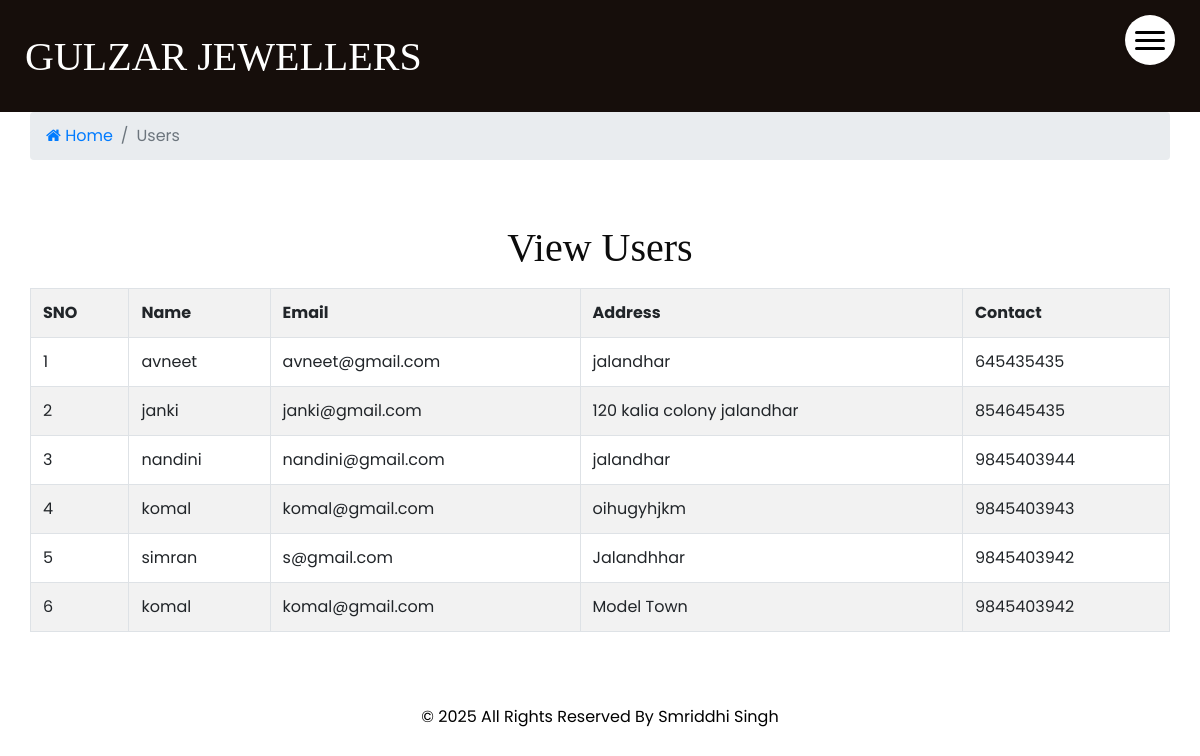
The app's page /viewuser.php (signed in) with its own data.
### tables this page shows
CREATE TABLE `user` (
  `id` int(9) NOT NULL,
  `name` varchar(200) NOT NULL,
  `email` varchar(200) NOT NULL,
  `password` varchar(100) NOT NULL,
  `address` longtext NOT NULL,
  `contact` bigint(10) NOT NULL,
  `status` varchar(200) NOT NULL DEFAULT 'active',
  `created_at` timestamp NOT NULL DEFAULT current_timestamp()
);

### viewuser.php (the view, shortened to what this page needs)
<?php
include("adminheader.php");
?>
<div class="breadcrumb-area">
        <div class="container">
            <div class="row">
                <div class="col-12">
                    <nav aria-label="breadcrumb">
                        <ol class="breadcrumb">
                            <li class="breadcrumb-item"><a href="adminindex.php"><i class="fa fa-home"></i> Home</a></li>
                            <li class="breadcrumb-item active" aria-current="page">Users</li>
                        </ol>
                    </nav>
                </div>
            </div>
        </div>
    </div>
<div class="container my-5">
        <h1 class="text-center my-3">View Users</h1>
        <table class="table table-bordered table-hover table-striped">
            <tr>
                <th>SNO</th>
                <th>Name</th>
                <th>Email</th>
				<th>Address </th>
				<th>Contact </th>
            </tr>
            <?php
                include("config.php");
                $query="SELECT * from `user`";
                $result=mysqli_query($connect,$query);
                $sno=1;
               while($data=mysqli_fetch_array($result)){
                ?>
                <tr>
                    <td><?php echo $sno;?></td>
					<td><?php echo $data['name']?></td>
                    <td><?php echo $data['email']?></td>
                    <td><?php echo $data['address']?></td>
                    <td><?php echo $data['contact']?></td>
                </tr>
            <?php
            $sno++;
            }
            ?>
        </table>
    </div>
<?php
include("footer.php")
?>

### adminheader.php (shortened to what this page needs)
<!DOCTYPE html>
<html>
<head>
  <link rel="stylesheet" href="https://cdn.jsdelivr.net/npm/bootstrap-icons@1.11.3/font/bootstrap-icons.min.css">
  <link rel="stylesheet" type="text/css" href="css/bootstrap.css" />
  <link href="css/font-awesome.min.css" rel="stylesheet" />
  <link href="css/style.css" rel="stylesheet" />
  <link href="css/responsive.css" rel="stylesheet" />
</head>
<body>
  <header class="header_section innerpage_header">
    <div class="container-fluid">
      <nav class="navbar navbar-expand-lg custom_nav-container">
        <a class="navbar-brand" href="index.php">
          <span><h1> Gulzar Jewellers
</h1>
          </span>
        </a>
        <div class="" id="">
          <div class="custom_menu-btn">
            <button onclick="openNav()">
              <span class="s-1"> </span>
              <span class="s-2"> </span>
              <span class="s-3"> </span>
            </button>
          </div>
        </div>
      </nav>
    </div>
  </header>

### footer.php (shortened to what this page needs)
<footer class="footer_section">
    <div class="container">
      <p>
        &copy; <span id="displayYear"></span> All Rights Reserved By
        <a href="https://html.design/">Smriddhi Singh</a>
      </p>
    </div>
  </footer>
</body>
</html>

### css/style.css (style rules this page uses)
body { font-family: "Poppins", sans-serif; color: #0c0c0c; background-color: #ffffff; overflow-x: hidden; }
li { list-style: none; }
h1, h2 { font-family: 'Playfair Display', serif; }
.header_section { position: absolute; top: 0; width: 100%; z-index: 9; }
.header_section .container-fluid { padding-right: 25px; padding-left: 25px; }
.header_section.innerpage_header { position: relative; background: -webkit-gradient(linear, left top, right top, from(#160e0b), to(#160e0b)); background: linear-gradient(to right, #160e0b, #160e0b); padding: 10px 0; }
.custom_nav-container { padding-left: 0; padding-right: 0; }
.custom_menu-btn { position: fixed; right: 25px; top: 15px; width: 50px; height: 50px; }
.custom_menu-btn::before { content: ""; position: absolute; top: 0; right: 0; width: 100%; height: 100%; background-color: white; -webkit-box-shadow: 0 0 5px 0 rgba(0, 0, 0, 0.07); box-shadow: 0 0 5px 0 rgba(0, 0, 0, 0.07); z-index: 7; border-radius: 100%; -webkit-transition: all .3s; transition: all .3s; }
.custom_menu-btn button { width: 50px; height: 50px; outline: none; border: none; border-radius: 100%; display: -webkit-box; display: -ms-flexbox; display: flex; -webkit-box-orient: vertical; -webkit-box-direction: normal; -ms-flex-direction: column; flex-direction: column; -webkit-box-align: center; -ms-flex-align: center; align-items: center; -webkit-box-pack: center; -ms-flex-pack: center; justify-content: center; background-color: transparent; position: relative; z-index: 999; margin: 0; }
.custom_menu-btn button span { display: block; width: 30px; height: 3px; background-color: #000000; margin: 2.5px 0; -webkit-transition: all 0.3s; transition: all 0.3s; border-radius: 15px; }
.custom_menu-btn .s-2 { -webkit-transition: all 0.1s; transition: all 0.1s; }
a, a:hover, a:focus { text-decoration: none; }
.navbar-brand { margin-top: 10px; }
.navbar-brand span { font-size: 24px; font-weight: 700; color: #ffffff; text-transform: uppercase; }
.footer_section { position: relative; text-align: center; }
.footer_section p { color: #000000; padding: 25px 0; margin: 0; }
.footer_section p a { color: inherit; }

### css/responsive.css (style rules this page uses)
@media (min-width: 1200px) { .container { max-width: 1170px; } }

### records on screen
user: name "avneet", email "avneet@gmail.com", address "jalandhar", contact "645435435"
user: name "janki", email "janki@gmail.com", address "120 kalia colony jalandhar", contact "854645435"
user: name "nandini", email "nandini@gmail.com", address "jalandhar", contact "9845403944"
user: name "komal", email "komal@gmail.com", address "oihugyhjkm", contact "9845403943"
user: name "simran", email "s@gmail.com", address "Jalandhhar", contact "9845403942"
user: name "komal", email "komal@gmail.com", address "Model Town", contact "9845403942"
